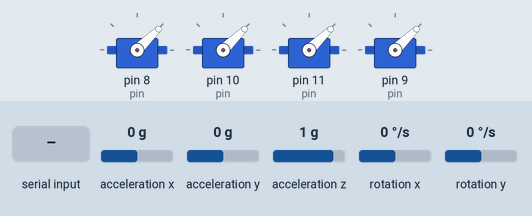
Recording of a sketch running on a simulated Arduino Uno, built with avr-gcc and run on an emulated ATmega328P. Shown: 4 × servo. Wiring (inferred from the names in the program): MPU-6050 motion sensor at I2C address 0x68. The test bench sets the inputs (shaded band); at power-on: acceleration z 1 g, acceleration x 0 g, acceleration y 0 g, rotation x 0 °/s, rotation y 0 °/s.

Above: at 0.9 s.
1.0 s: "D" received over Serial
At 1.4 s:
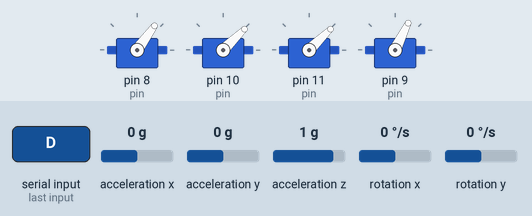
2.5 s: acceleration z set to 0 g
At 3.7 s:
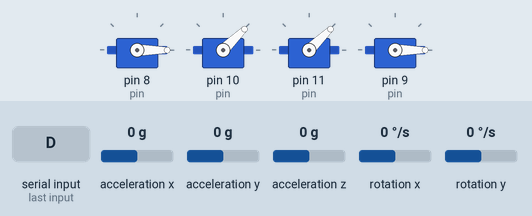
4.0 s: "f" received over Serial
At 5.7 s:
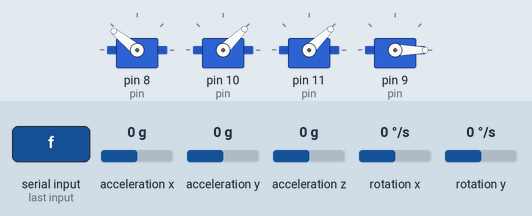
Timing chart, 0 to 7.2 s (numbered marks = the images above; inputs shaded):
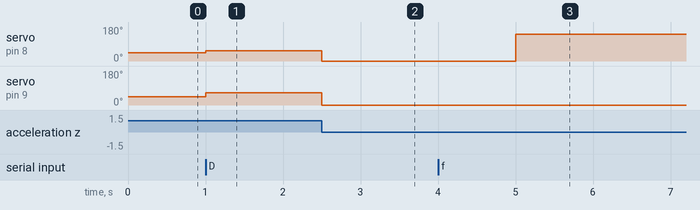

Measured:
- after the input at 1.0 s, servo on pin 8 (pin): 44° → 54° at once; servo on pin 9 (pin): 44° → 64° at once
- after the input at 2.5 s, servo on pin 8 (pin): 54° → 0° at once; servo on pin 9 (pin): 64° → 0° at once
- after the input at 4.0 s, servo on pin 8 (pin): 0° → 141° after 1.0 s

The sketch:

PID_balance_arduino.ino
```cpp
#include <Wire.h>
#include <HardwareSerial.h>


// Servo right_prop;
// Servo left_prop;

/*MPU-6050 gives you 16 bits data so you have to create some 16int constants
 * to store the data for accelerations and gyro*/

int16_t Acc_rawX, Acc_rawY, Acc_rawZ,Gyr_rawX, Gyr_rawY, Gyr_rawZ;

float Acceleration_angle[2];
float Gyro_angle[2];
float Total_angle[2];

float elapsedTime, time, timePrev;
int i;
float rad_to_deg = 180/3.141592654;

float PID, pwmLeft, pwmRight, error, previous_error;
float pid_p=0;
float pid_i=0;
float pid_d=0;
/////////////////PID CONSTANTS/////////////////
double kp=0.0;//3.55
double ki=0.0;//0.003
double kd=0.0;//2.05
///////////////////////////////////////////////

double throttle=1200; //initial value of throttle to the motors
float desired_angle = 0; //This is the angle in which we whant the
                         //balance to stay steady

#include "servo.h"

void setup() {
  Wire.begin(); //begin the wire comunication
  Wire.beginTransmission(0x68);
  Wire.write(0x6B);
  Wire.write(0);
  Wire.endTransmission(true);
  Serial.begin(9600);
  //right_prop.attach(3); //attach the right motor to pin 3
  //left_prop.attach(5);  //attach the left motor to pin 5

  servo_setup();

  time = millis(); //Start counting time in milliseconds
  /*In order to start up the ESCs we have to send a min value
   * of PWM to them before connecting the battery. Otherwise
   * the ESCs won't start up or enter in the configure mode.
   * The min value is 1000us and max is 2000us, REMEMBER!*/
  //left_prop.writeMicroseconds(1000);
  //right_prop.writeMicroseconds(1000);
  // delay(7000); /*Give some delay, 7s, to have time to connect
                // *the propellers and let everything start up*/
  while(!Serial.available());
  while(Serial.available()) Serial.read();
}//end of setup void

void loop() {

  // servo_write();

/////////////////////////////I M U/////////////////////////////////////
    timePrev = time;  // the previous time is stored before the actual time read
    time = millis();  // actual time read
    elapsedTime = (time - timePrev) / 1000;

  /*The tiemStep is the time that elapsed since the previous loop.
   * This is the value that we will use in the formulas as "elapsedTime"
   * in seconds. We work in ms so we haveto divide the value by 1000
   to obtain seconds*/

  /*Reed the values that the accelerometer gives.
   * We know that the slave adress for this IMU is 0x68 in
   * hexadecimal. For that in the RequestFrom and the
   * begin functions we have to put this value.*/

     Wire.beginTransmission(0x68);
     Wire.write(0x3B); //Ask for the 0x3B register- correspond to AcX
     Wire.endTransmission(false);
     Wire.requestFrom(0x68,6,true);

   /*We have asked for the 0x3B register. The IMU will send a brust of register.
    * The amount of register to read is specify in the requestFrom function.
    * In this case we request 6 registers. Each value of acceleration is made out of
    * two 8bits registers, low values and high values. For that we request the 6 of them
    * and just make then sum of each pair. For that we shift to the left the high values
    * register (<<) and make an or (|) operation to add the low values.*/

     Acc_rawX=Wire.read()<<8|Wire.read(); //each value needs two registres
     Acc_rawY=Wire.read()<<8|Wire.read();
     Acc_rawZ=Wire.read()<<8|Wire.read();


    /*///This is the part where you need to calculate the angles using Euler equations///*/

    /* - Now, to obtain the values of acceleration in "g" units we first have to divide the raw
     * values that we have just read by 16384.0 because that is the value that the MPU6050
     * datasheet gives us.*/
    /* - Next we have to calculate the radian to degree value by dividing 180º by the PI number
    * which is 3.141592654 and store this value in the rad_to_deg variable. In order to not have
    * to calculate this value in each loop we have done that just once before the setup void.
    */

    /* Now we can apply the Euler formula. The atan will calculate the arctangent. The
     *  pow(a,b) will elevate the a value to the b power. And finnaly sqrt function
     *  will calculate the rooth square.*/
     /*---X---*/
     Acceleration_angle[0] = atan((Acc_rawY/16384.0)/sqrt(pow((Acc_rawX/16384.0),2) + pow((Acc_rawZ/16384.0),2)))*rad_to_deg;
     /*---Y---*/
     Acceleration_angle[1] = atan(-1*(Acc_rawX/16384.0)/sqrt(pow((Acc_rawY/16384.0),2) + pow((Acc_rawZ/16384.0),2)))*rad_to_deg;

   /*Now we read the Gyro data in the same way as the Acc data. The adress for the
    * gyro data starts at 0x43. We can see this adresses if we look at the register map
    * of the MPU6050. In this case we request just 4 values. W don't want the gyro for
    * the Z axis (YAW).*/

   Wire.beginTransmission(0x68);
   Wire.write(0x43); //Gyro data first adress
   Wire.endTransmission(false);
   Wire.requestFrom(0x68,4,true); //Just 4 registers

   Gyr_rawX=Wire.read()<<8|Wire.read(); //Once again we shif and sum
   Gyr_rawY=Wire.read()<<8|Wire.read();

   /*Now in order to obtain the gyro data in degrees/second we have to divide first
   the raw value by 131 because that's the value that the datasheet gives us*/

   /*---X---*/
   Gyro_angle[0] = Gyr_rawX/131.0;
   /*---Y---*/
   Gyro_angle[1] = Gyr_rawY/131.0;

   /*Now in order to obtain degrees we have to multiply the degree/seconds
   *value by the elapsedTime.*/
   /*Finnaly we can apply the final filter where we add the acceleration
   *part that afects the angles and ofcourse multiply by 0.98 */

   /*---X axis angle---*/
   Total_angle[0] = 0.98 *(Total_angle[0] + Gyro_angle[0]*elapsedTime) + 0.02*Acceleration_angle[0];
   /*---Y axis angle---*/
   Total_angle[1] = 0.98 *(Total_angle[1] + Gyro_angle[1]*elapsedTime) + 0.02*Acceleration_angle[1];

   /*Now we have our angles in degree and values from -10º0 to 100º aprox*/
  //  Serial.print("x-angle: ");
  //  Serial.println(Total_angle[0]);
  //  Serial.print("y-angle: ");
  //  Serial.println(Total_angle[1]);


/*///////////////////////////P I D///////////////////////////////////*/
/*Remember that for the balance we will use just one axis. I've choose the y angle
to implement the PID with. That means that the y axis of the IMU has to be parallel to
the balance*/

/*First calculate the error between the desired angle and
*the real measured angle*/
error = Total_angle[1] - desired_angle;

/*Next the proportional value of the PID is just a proportional constant
*multiplied by the error*/

pid_p = kp*error;

/*The integral part should only act if we are close to the
desired position but we want to fine tune the error. That's
why I've made a if operation for an error between -2 and 2 degree.
To integrate we just sum the previous integral value with the
error multiplied by  the integral constant. This will integrate (increase)
the value each loop till we reach the 0 point*/
if(-3 <error <3)
{
  pid_i = pid_i+(ki*error);
}

/*The last part is the derivate. The derivate acts upon the speed of the error.
As we know the speed is the amount of error that produced in a certain amount of
time divided by that time. For that we will use a variable called previous_error.
We substract that value from the actual error and divide all by the elapsed time.
Finnaly we multiply the result by the derivate constant*/

pid_d = kd*((error - previous_error)/elapsedTime);

/*The final PID values is the sum of each of this 3 parts*/
PID = pid_p + pid_i + pid_d;

/*We know that the min value of PWM signal is 1000us and the max is 2000. So that
tells us that the PID value can/s oscilate more than -1000 and 1000 because when we
have a value of 2000us the maximum value that we could subtract is 1000 and when
we have a value of 1000us for the PWM signal, the maximum value that we could add is 1000
to reach the maximum 2000us*/
if(PID < -1000)
{
  PID=-1000;
}
if(PID > 1000)
{
  PID=1000;
}

/*Finnaly we calculate the PWM width. We sum the desired throttle and the PID value*/
pwmLeft = throttle + PID;
pwmRight = throttle - PID;


/*Once again we map the PWM values to be sure that we won't pass the min
and max values. Yes, we've already maped the PID values. But for example, for
throttle value of 1300, if we sum the max PID value we would have 2300us and
that will mess up the ESC.*/
//Right
if(pwmRight < 1000)
{
  pwmRight= 1000;
}
if(pwmRight > 2000)
{
  pwmRight=2000;
}
//Left
if(pwmLeft < 1000)
{
  pwmLeft= 1000;
}
if(pwmLeft > 2000)
{
  pwmLeft=2000;
}

/*Finnaly using the servo function we create the PWM pulses with the calculated
width for each pulse*/
// left_prop.writeMicroseconds(pwmLeft);
// right_prop.writeMicroseconds(pwmRight);
esc[0][0].writeMicroseconds(map(pwmRight,1000,2000,1000,range[0][0]));
//map esc[1][1] to 1000,1500
esc[1][1].writeMicroseconds(map(pwmLeft,1000,2000,1000,2000));
previous_error = error; //Remember to store the previous error.
interaction();
}//end of loop void
```

servo.h
```cpp
#include <Servo.h>

Servo esc[2][2];
int pin[2][2]={{8,10},{11,9}};
int range[2][2];
// int xx;

void interaction(){
  if(Serial.available()){
    char a=Serial.read();
    double val=Serial.parseFloat();
    // if(a=='i')
    //   csumx=csumy=0;
    switch(a){
      case 'p':
      case 'P':kp=val;
      break;
      case 'i':
      case 'I':ki=val;
      break;
      case 'd':
      case 'D':kd=val;
      break;
      case 't':
      case 'T':throttle=val;
      break;
      case 'f':
      case 'F':range[0][0]=val;
      break;
      case 'g':
      case 'G':range[0][1]=val;
      break;
      // case 'x':
      // case 'X':xx=1;
      // break;
      // case 'm':
      // case 'M':mx=val;
      // break;
      // case 'c':
      // case 'C':Serial.print("Csumx: ");
      // Serial.println(csumx);
      // Serial.print("Csumy: ");
      // Serial.println(csumy);
      // break;
    }
  }
}

void servo_setup(){
  for(int i=0;i<2;i++){
    for(int j=0;j<2;j++){
      esc[i][j].attach(pin[i][j]);
      esc[i][j].writeMicroseconds(1000);
    }
  }
   range[0][0]=1500;
   range[0][1]=1800;
  // range[1][1]=2000;
  // range[1][0]=2000;
}

void servo_write(){
  for(int i=0;i<2;i++){
    for(int j=0;j<2;j++){
      esc[i][j].writeMicroseconds(1200);
    }
  }
}
```
